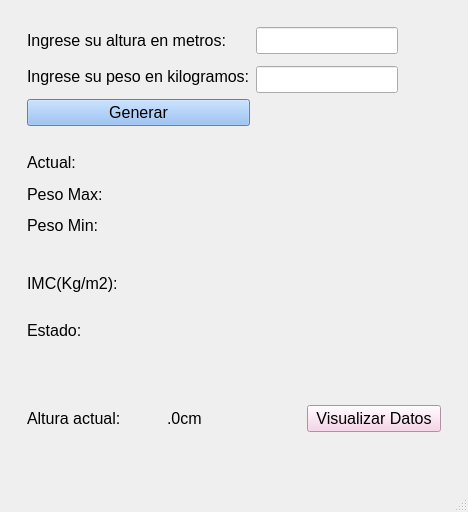
<?xml version="1.0" encoding="UTF-8"?>
<ui version="4.0">
 <class>Principal</class>
 <widget class="QMainWindow" name="Principal">
  <property name="geometry">
   <rect>
    <x>0</x>
    <y>0</y>
    <width>468</width>
    <height>512</height>
   </rect>
  </property>
  <property name="windowTitle">
   <string>Principal</string>
  </property>
  <property name="windowIcon">
   <iconset resource="Recursos.qrc">
    <normaloff>:/recursos/recursos/escala.png</normaloff>:/recursos/recursos/escala.png</iconset>
  </property>
  <property name="windowFilePath">
   <string/>
  </property>
  <widget class="QWidget" name="centralwidget">
   <layout class="QVBoxLayout" name="verticalLayout">
    <item>
     <widget class="QWidget" name="widget" native="true">
      <property name="font">
       <font>
        <family>Segoe UI Historic</family>
        <pointsize>12</pointsize>
       </font>
      </property>
      <layout class="QVBoxLayout" name="verticalLayout_2">
       <item>
        <widget class="QWidget" name="widget_5" native="true">
         <layout class="QGridLayout" name="gridLayout">
          <item row="0" column="1">
           <widget class="QLineEdit" name="inAltura">
            <property name="toolTip">
             <string/>
            </property>
            <property name="text">
             <string/>
            </property>
            <property name="maxLength">
             <number>4</number>
            </property>
            <property name="cursorMoveStyle">
             <enum>Qt::LogicalMoveStyle</enum>
            </property>
           </widget>
          </item>
          <item row="0" column="2">
           <spacer name="horizontalSpacer">
            <property name="orientation">
             <enum>Qt::Horizontal</enum>
            </property>
            <property name="sizeHint" stdset="0">
             <size>
              <width>40</width>
              <height>20</height>
             </size>
            </property>
           </spacer>
          </item>
          <item row="1" column="0" rowspan="2">
           <widget class="QLabel" name="label_2">
            <property name="text">
             <string>Ingrese su peso en kilogramos:</string>
            </property>
           </widget>
          </item>
          <item row="2" column="1">
           <widget class="QLineEdit" name="inPeso">
            <property name="toolTip">
             <string>asd</string>
            </property>
            <property name="text">
             <string/>
            </property>
            <property name="maxLength">
             <number>5</number>
            </property>
           </widget>
          </item>
          <item row="0" column="0">
           <widget class="QLabel" name="label">
            <property name="text">
             <string>Ingrese su altura en metros:   </string>
            </property>
           </widget>
          </item>
          <item row="2" column="2">
           <spacer name="horizontalSpacer_2">
            <property name="orientation">
             <enum>Qt::Horizontal</enum>
            </property>
            <property name="sizeHint" stdset="0">
             <size>
              <width>40</width>
              <height>20</height>
             </size>
            </property>
           </spacer>
          </item>
          <item row="3" column="0">
           <widget class="QPushButton" name="cmdGenerar">
            <property name="cursor">
             <cursorShape>PointingHandCursor</cursorShape>
            </property>
            <property name="styleSheet">
             <string notr="true">background-color: rgb(132, 182, 244);
color: rgb(0, 0, 0);</string>
            </property>
            <property name="text">
             <string>Generar</string>
            </property>
           </widget>
          </item>
         </layout>
        </widget>
       </item>
       <item>
        <widget class="QWidget" name="widget_2" native="true">
         <property name="toolTip">
          <string extracomment="asdasd"/>
         </property>
         <layout class="QGridLayout" name="gridLayout_4">
          <item row="1" column="1">
           <widget class="QLabel" name="outMax">
            <property name="text">
             <string/>
            </property>
           </widget>
          </item>
          <item row="1" column="0">
           <widget class="QLabel" name="PMax">
            <property name="text">
             <string>Peso Max:</string>
            </property>
           </widget>
          </item>
          <item row="0" column="1">
           <widget class="QLabel" name="outActual">
            <property name="text">
             <string/>
            </property>
           </widget>
          </item>
          <item row="2" column="0">
           <widget class="QLabel" name="PMin">
            <property name="text">
             <string>Peso Min:</string>
            </property>
           </widget>
          </item>
          <item row="2" column="1">
           <widget class="QLabel" name="outMin">
            <property name="text">
             <string/>
            </property>
           </widget>
          </item>
          <item row="0" column="0">
           <widget class="QLabel" name="PActual">
            <property name="text">
             <string>Actual:</string>
            </property>
           </widget>
          </item>
          <item row="0" column="2" rowspan="3">
           <widget class="QWidget" name="inFoto" native="true">
            <property name="styleSheet">
             <string notr="true">image: url(:/recursos/recursos/peso.png);</string>
            </property>
           </widget>
          </item>
         </layout>
        </widget>
       </item>
       <item>
        <widget class="QWidget" name="widget_3" native="true">
         <layout class="QGridLayout" name="gridLayout_2">
          <item row="0" column="0">
           <widget class="QLabel" name="IMC">
            <property name="text">
             <string>IMC(Kg/m2): </string>
            </property>
           </widget>
          </item>
          <item row="1" column="1">
           <widget class="QLabel" name="outEstado">
            <property name="font">
             <font>
              <family>Yu Gothic UI Semibold</family>
              <pointsize>12</pointsize>
              <weight>75</weight>
              <bold>true</bold>
              <underline>true</underline>
             </font>
            </property>
            <property name="text">
             <string/>
            </property>
           </widget>
          </item>
          <item row="0" column="2" rowspan="2">
           <widget class="QWidget" name="widget_6" native="true">
            <property name="styleSheet">
             <string notr="true">image: url(:/recursos/recursos/informe-medico.png);</string>
            </property>
           </widget>
          </item>
          <item row="0" column="1">
           <widget class="QLabel" name="outIMC">
            <property name="text">
             <string/>
            </property>
           </widget>
          </item>
          <item row="1" column="0">
           <widget class="QLabel" name="label_3">
            <property name="text">
             <string>Estado:</string>
            </property>
           </widget>
          </item>
         </layout>
        </widget>
       </item>
       <item>
        <widget class="QWidget" name="widget_4" native="true">
         <layout class="QGridLayout" name="gridLayout_3">
          <item row="0" column="0">
           <widget class="QLabel" name="inAlturaActual">
            <property name="text">
             <string>Altura actual:</string>
            </property>
           </widget>
          </item>
          <item row="0" column="2">
           <widget class="QPushButton" name="cmdDatos">
            <property name="styleSheet">
             <string notr="true">background-color: rgb(247, 202, 228);
color: rgb(0, 0, 0);</string>
            </property>
            <property name="text">
             <string>Visualizar Datos</string>
            </property>
           </widget>
          </item>
          <item row="0" column="1">
           <widget class="QLabel" name="outAlturaA">
            <property name="text">
             <string>.0cm</string>
            </property>
           </widget>
          </item>
         </layout>
        </widget>
       </item>
      </layout>
     </widget>
    </item>
   </layout>
  </widget>
  <widget class="QStatusBar" name="statusbar"/>
 </widget>
 <resources>
  <include location="Recursos.qrc"/>
 </resources>
 <connections/>
</ui>
